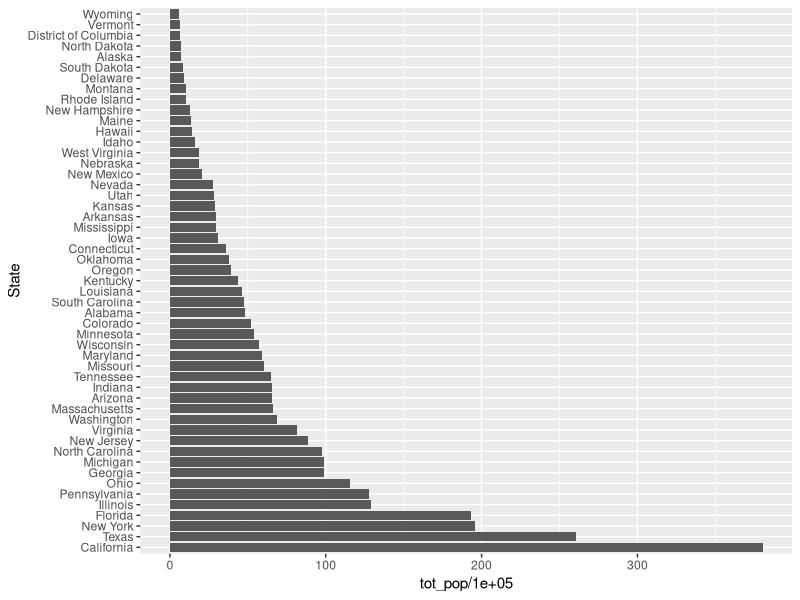
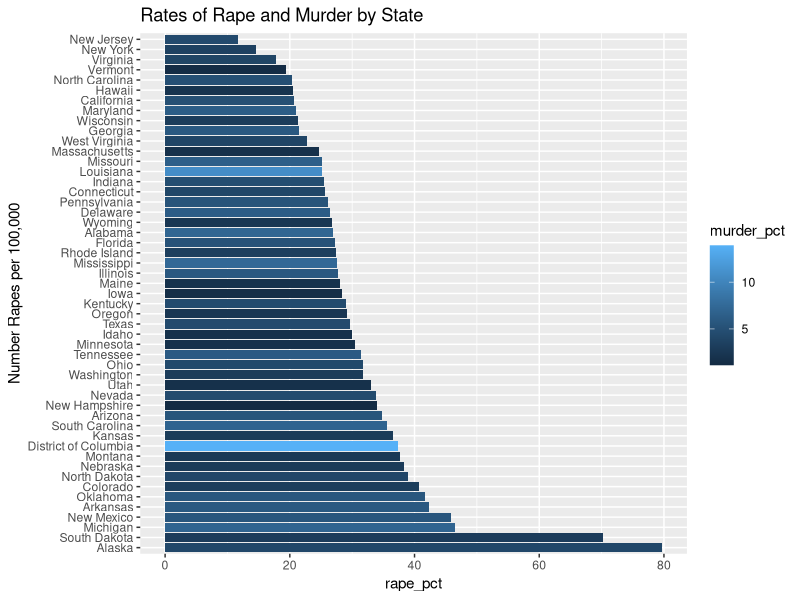
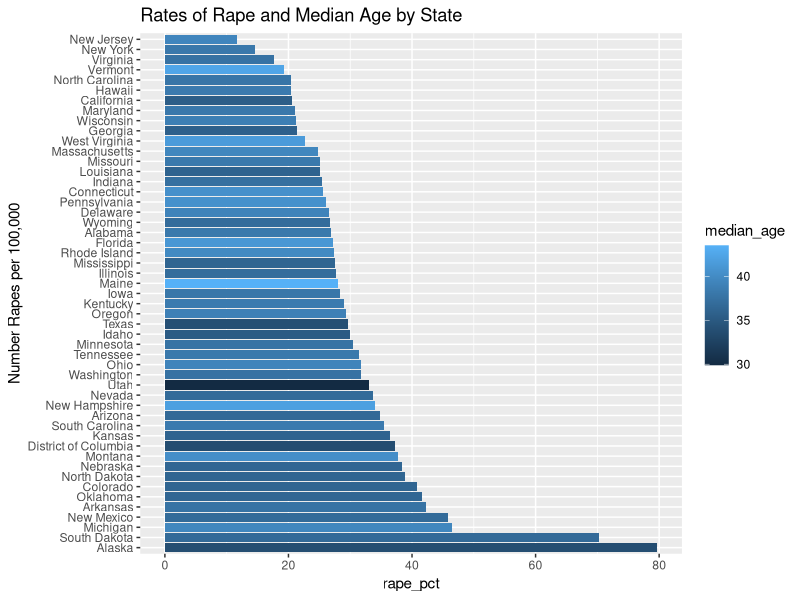
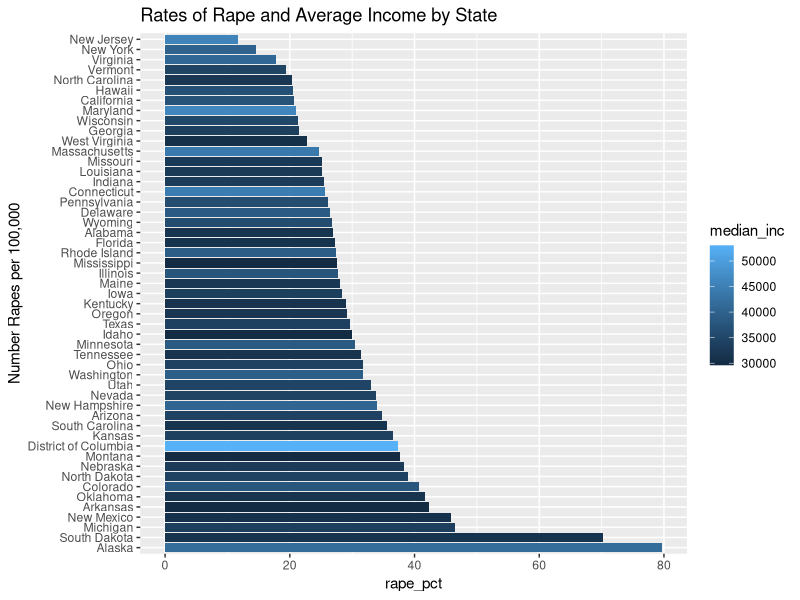
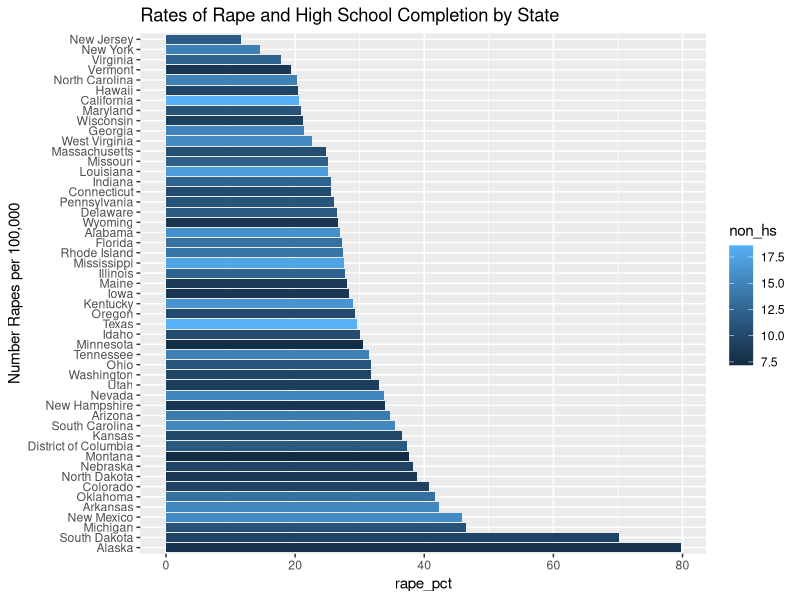
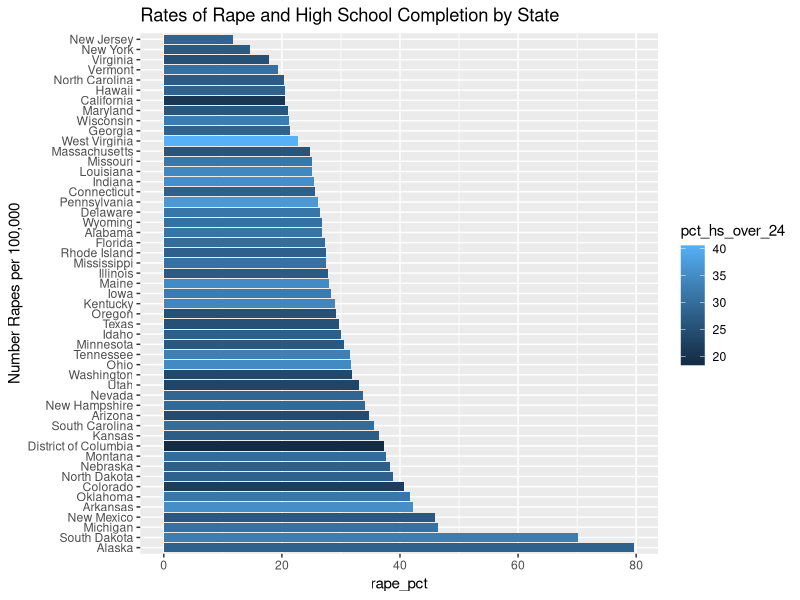
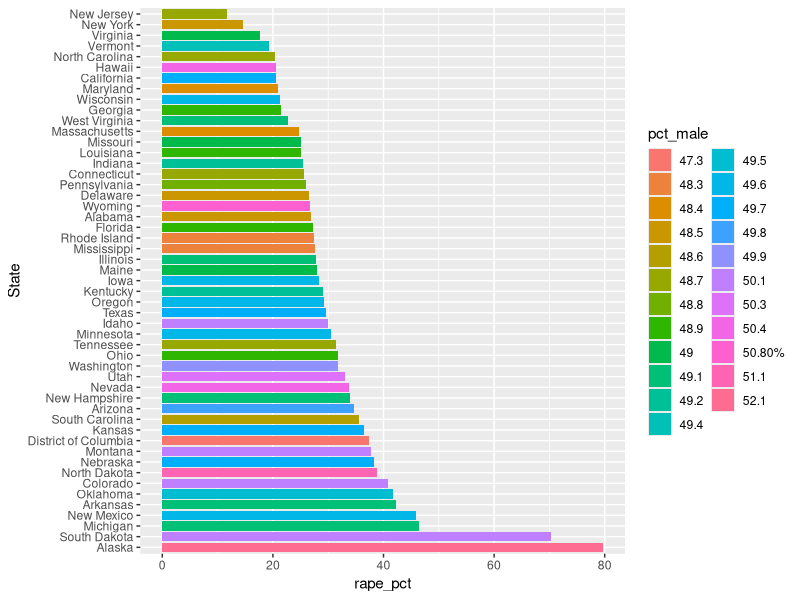
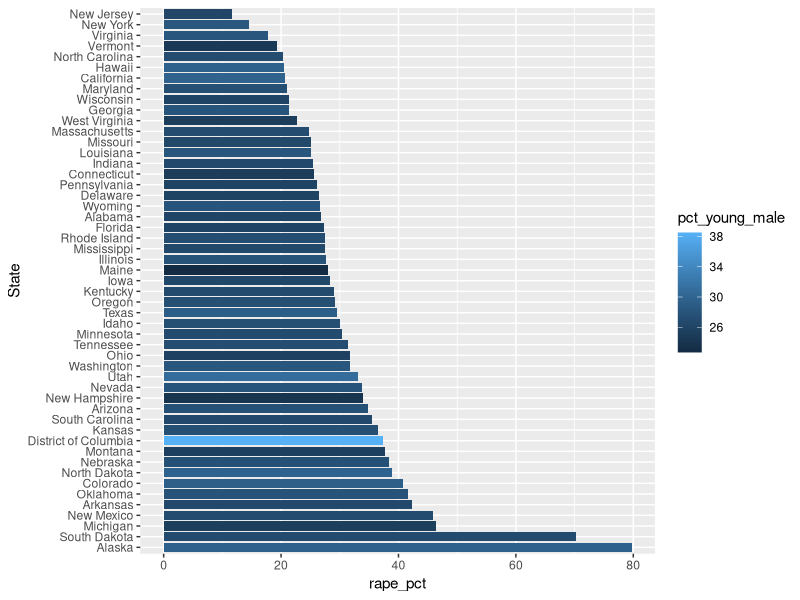

Source code (R) for these figures, in order: (Note: this script raises an error after producing the figures.)
## ---- chunk 1
library(dplyr)
library(tidyr)
library(ggplot2)
library(readr)
library(broom)
library(knitr)


## ---- chunk 2

stdem <- read.csv("states-key-demographics-2012.csv")

# Population by state
stbypop <- stdem %>% arrange(desc(tot_pop)) 
stbypop$State <- factor(stbypop$State, levels = stbypop$State)
stbypop %>% ggplot(aes(x= State, y = tot_pop/100000)) + geom_bar(stat = "identity") + coord_flip()

# PUt in the percent for Murder and Rape  by State
stcrime <-stdem
stcrime <- stcrime %>% mutate(rape_pct = num_rapes/tot_pop * 100000, murder_pct = num_murder/tot_pop * 100000)
stcrime <- stcrime %>% arrange(desc(rape_pct)) 
stcrime$State <- factor(stcrime$State, levels = stcrime$State)

# Make the graph for rape and murder
stcrime %>% ggplot(aes(x= State, y = rape_pct, fill = murder_pct)) + geom_bar(position='dodge',stat = "identity") + coord_flip() + labs(title = "Rates of Rape and Murder by State", x = "Number Rapes per 100,000")


## ---- chunk 3

# Median age
stcrime %>% ggplot(aes(x= State, y = rape_pct, fill = median_age)) + geom_bar(position='dodge',stat = "identity") + coord_flip() + labs(title = "Rates of Rape and Median Age by State", x = "Number Rapes per 100,000")

# Average Income
stcrime %>% ggplot(aes(x= State, y = rape_pct, fill = median_inc)) + geom_bar(position='dodge',stat = "identity") + coord_flip() + labs(title = "Rates of Rape and Average Income by State", x = "Number Rapes per 100,000")

# Educational attainment vs rape
# This gives a comparison factor for states by adding percentages for educational attainment for over 24 year olds, where the categories are less than grade 9, somewhere between 9 and 12, and high school grad
stedu <- stcrime %>% mutate(non_hs = pct_less_9_over_24+pct_some_hs_over_24)
stedu %>% ggplot(aes(x= State, y = rape_pct, fill = non_hs)) + geom_bar(position='dodge',stat = "identity") + coord_flip()  + labs(title = "Rates of Rape and High School Completion by State", x = "Number Rapes per 100,000")

# HS completion
stedu %>% ggplot(aes(x= State, y = rape_pct, fill = pct_hs_over_24)) + geom_bar(position='dodge',stat = "identity") + coord_flip()  + labs(title = "Rates of Rape and High School Completion by State", x = "Number Rapes per 100,000")


## ---- chunk 4
# Percent of males - more males equals more prospective rapists
stcrime %>% ggplot(aes(x= State, y = rape_pct, fill = pct_male)) + geom_bar(position='dodge',stat = "identity") + coord_flip()

# Young Males - younger age group may be more inclined
stcrime$pct_young_male <- stcrime$pct_young_male * 100
stcrime %>% ggplot(aes(x= State, y = rape_pct, fill = pct_young_male)) + geom_bar(position='dodge',stat = "identity") + coord_flip()

# Racial Mix using % white as proxy 
stcrime %>% ggplot(aes(x= State, y = rape_pct, fill = pct_white)) + geom_bar(position='dodge',stat = "identity") + coord_flip()

# Population density - larger, more open spaces with less oversight
stcrime_lessDC <- stcrime %>% filter(State != "District of Columbia")
stcrime_lessDC %>% ggplot(aes(x= State, y = rape_pct, fill = pop_density)) + geom_bar(position='dodge',stat = "identity") + coord_flip()



## ---- chunk 5
# Let's look at some of the factors on those specifically

worst <- stcrime %>% filter(State %in% c("Alaska","South Dakota","Michigan","New Mexico")) %>% select(State,pct_male,pop_density,pct_white)
worst$pct_male <- as.numeric(as.character(worst$pct_male))

# Collect this for later
wsum <- worst %>% summarise(mean(pct_male), mean(pop_density), mean(pct_white))

# Transform for facets
worst <- worst %>% gather(key = variable, Value = pct_male:pct_white)

# Other ways to do it
#ggplot(worst, aes(x=State, y=value)) + geom_bar(stat='identity') + facet_grid(.~variable, scales = "free") +coord_flip() + labs(x='',y='')

#ggplot(worst,aes(x=State, y=value)) + geom_bar(stat='identity') + facet_grid(variable~., scales = "free") +coord_flip() + labs(x='',y='')

ggplot(worst,aes(x=State, y=value)) + geom_bar(stat='identity') + facet_grid(variable~., scales = "free") + labs(title = "Worst States in 2012", x='',y='')


## ---- chunk 6
best <- stcrime %>% filter(State %in% c("New Jersey","New York","Virginia","Vermont")) %>% select(State,pct_male,pop_density,pct_white)
best$pct_male <- as.numeric(as.character(best$pct_male))

# Collect for later
bsum <- best %>% summarise(mean(pct_male), mean(pop_density), mean(pct_white))

# Transform for facets
best <- best %>% gather(key = variable, Value = pct_male:pct_white)

ggplot(best,aes(x=State, y=value)) + geom_bar(stat='identity') + facet_grid(variable~., scales = "free")  + labs(title = "Best States in 2012", x='',y='')


## ---- chunk 7
# make a table of averages
s <- c("Worst","Best")
sumt <- rbind(wsum,bsum)
sum <- data.frame(s,sumt)
kable(sum)

